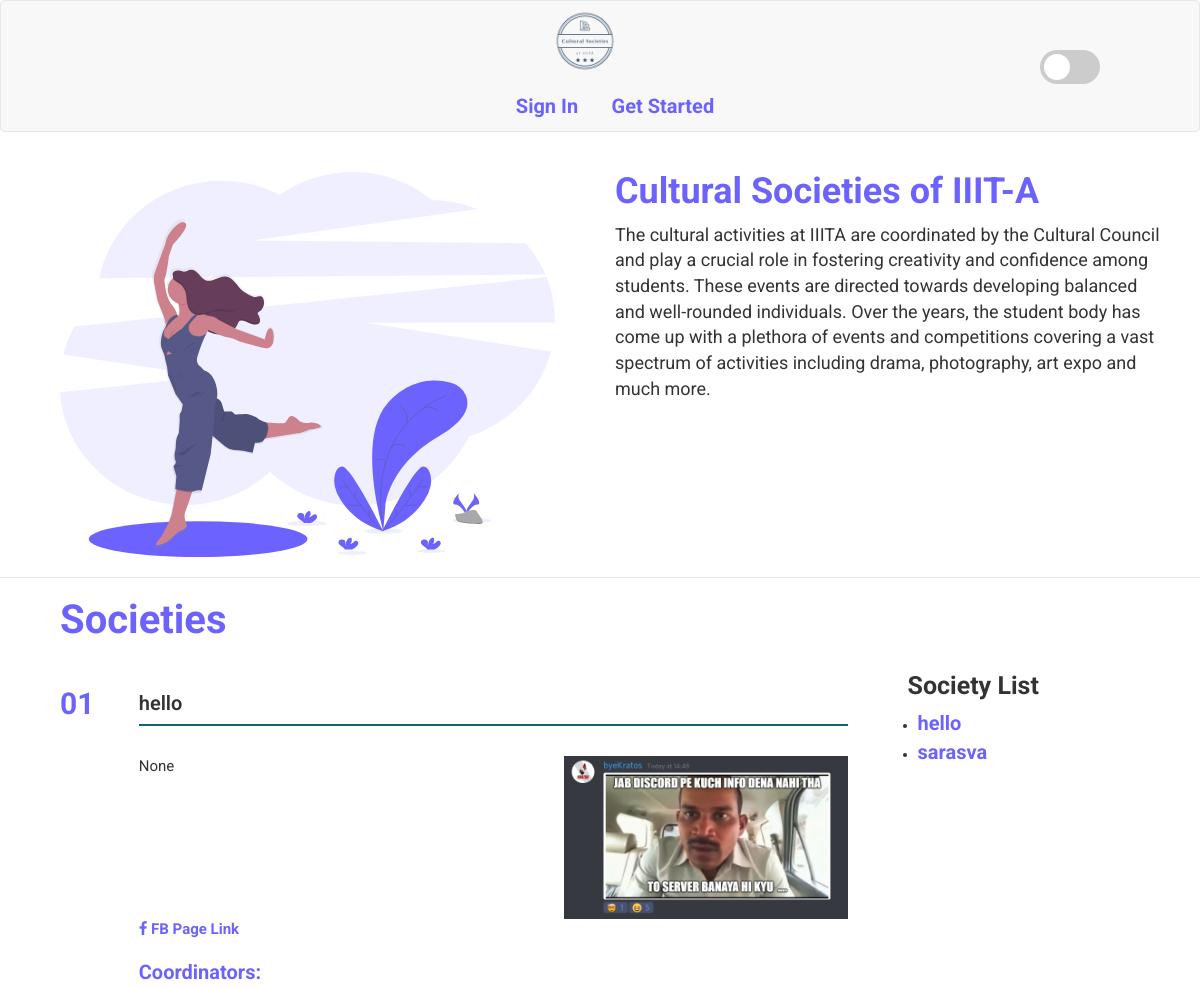
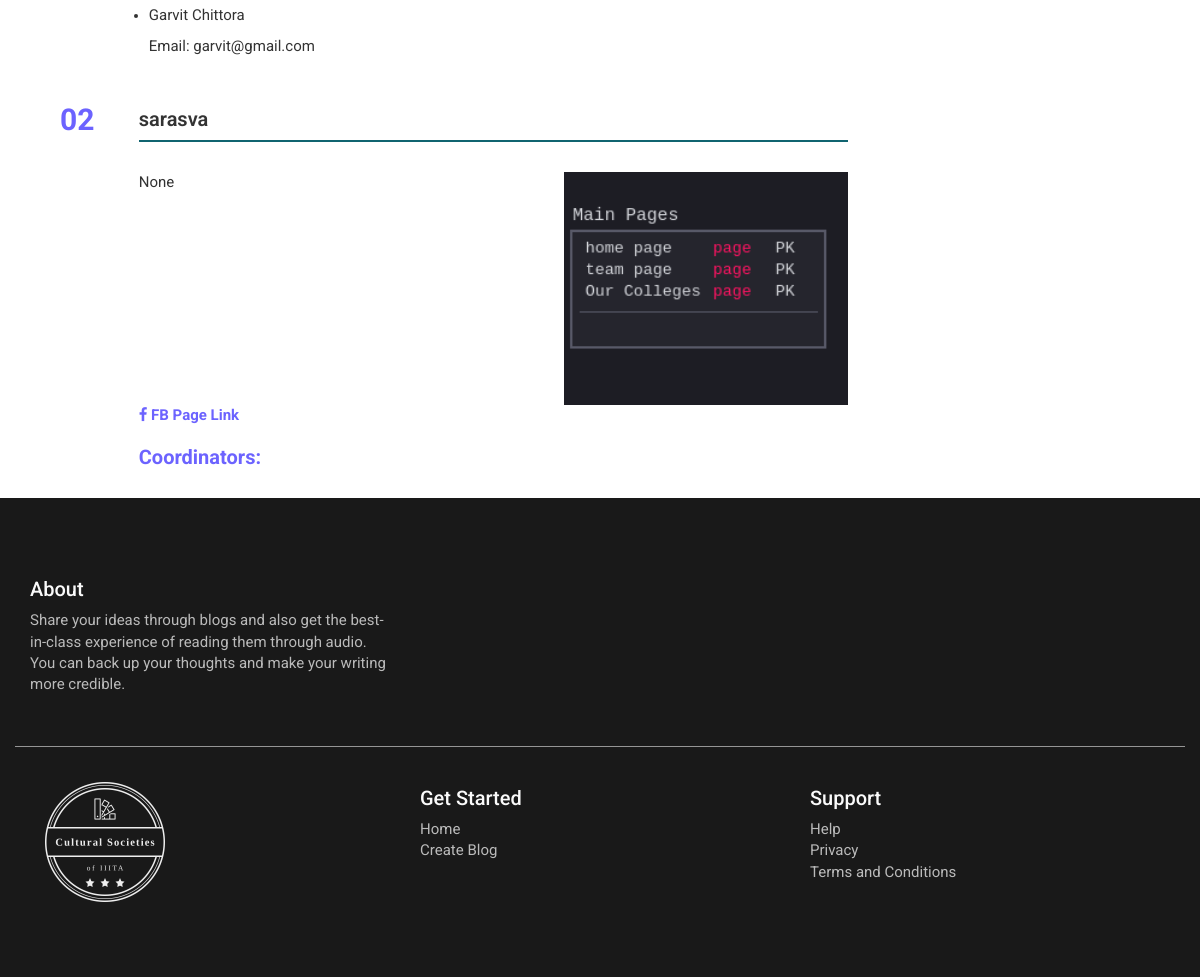
The page / on the database its author committed (2 pictures, top to bottom).
### core/models.py (models this page shows, shortened)
class Society(models.Model):
    image = models.ImageField(upload_to ='society/', null=True, blank=True)
    name = models.CharField(max_length=150, null=True, blank=True)
    bio = models.CharField(max_length=1500, null=True, blank=True)
    slug = models.SlugField(max_length=250,null=True,blank=True,unique=True)
    fb = models.URLField(max_length = 10000, null=True, blank=True)

class User(AbstractUser):
    email = models.EmailField(_('email address'), unique=True)
    image = models.ImageField(upload_to ='user/', null=True, blank=True)
    slug = models.SlugField(max_length=250,null=True,blank=True,unique=True)
    bio = models.CharField(max_length=1500, null=True, blank=True)
    power_value = models.IntegerField(default=0)
    society = models.ForeignKey(Society,null=True, blank=True, on_delete=models.SET_NULL)

### core/views.py (the view)
# urls.py: path('', home, name='home'),
def home(request):
    societies = Society.objects.all()
    for society in societies:
        society.coordi = User.objects.filter(society=society).all()
    data = {
        "society":societies
    }
    return render(request, "home.html",data)

### core/templates/home.html
{% extends 'base.html' %} {% load static %} {% block body %}
<div class="hero home-page">
    <div class="banner">
        <div class="container">
            <div class="row banner-section">
                <div class="col-lg-6">
                    <img src="{% static 'image/svgs/home.svg'%}" class="home-banner-image" />
                </div>
                <div class="col-lg-6">
                    <h1>Cultural Societies of IIIT-A</h1>
                    <p class="website-subheading">
                        The cultural activities at IIITA are coordinated by the Cultural Council and play a crucial role in fostering creativity and confidence among students.
                        These events are directed towards developing balanced and well-rounded individuals.
                        Over the years, the student body has come up with a plethora of events and competitions covering a vast spectrum of activities including drama, photography, art expo and much more.
                    </p>
                </div>
            </div>
        </div>
    </div>
    <div class="feature-div">
        <div class="container">
            <h3 class="subheading">Societies</h3>
            <div class="row">
                <div class="col-lg-9">
                    <div class="feature-wrapper">
                        {% for x in society %}
                        <div class="feature">
                            <div class="count">
                                <span>0{{ forloop.counter }}</span>
                            </div>
                            <div>
                                <a href="/society/{{x.slug}}">
                                    <h2 class="society-name">{{x.name}}</h2>
                                </a>
                                <div class="society-content">
                                    <div>
                                        <p>{{x.bio}}</p>
                                    </div>
                                    <div>
                                        <a href="/society/{{x.slug}}">
                                            <img src="media/{{x.image}}" alt="{{x.name}}">
                                        </a>
                                    </div>
                                </div>
                                <div>
                                    <a class="society-fb-link" href="{{x.fb}}">
                                        <i class="fa fa-facebook" aria-hidden="true"></i> FB Page Link
                                    </a>
                                </div>
                                <div class="coordinator-div">
                                    <h3>
                                        Coordinators:
                                    </h3>
                                    <ul>
                                        {% for coordi in x.coordi %}
                                        <li>
                                            <p>
                                                {{coordi.get_full_name}}
                                            </p>
                                            <p>
                                                Email: <a href="mailto:{{coordi.email}}">{{coordi.email}}</a>
                                            </p>
                                        </li>
                                        {% endfor %}
                                    </ul>
                                </div>
                            </div>
                        </div>
                        {% endfor %}
                    </div>
                </div>
                <div class="col-lg-3 desktop-visible side-nav">
                    <h2>
                        Society List
                    </h2>
                    <ul>
                        {% for x in society %}
                        <li>
                            <a href="/society/{{x.slug}}">
                                {{x.name}}
                            </a>
                        </li>
                        {% endfor %}
                    </ul>
                </div>
            </div>
        </div>
    </div>
</div>
{% endblock %}

### static/css/style.css (style rules this page uses)
body { font-family: "Roboto", sans-serif; }
.home-banner-image { width: 100%; padding: 20px 30px; }
.home-page .feature-div { border-top: 1px solid rgba(230, 230, 230, 1); }
.home-page .banner-section p { font-size: 1.8rem; }
.home-page .banner-section h1 { color: #6c63ff; font-weight: bold; }
.home-page .feature-wrapper { display: grid; grid-template-columns: 100%; margin: 10px; }
.home-page .feature-wrapper .feature { display: grid; grid-template-columns: 10% 90%; margin: 10px 20px; }
.society-content { padding-top: 20px; display: grid; grid-template-columns: 60% 40%; }
.home-page .feature-wrapper .feature .count { color: #6c63ff; font-weight: bold; font-size: 30px; margin-top: 11px; margin-right: 10px; }
.home-page .feature-wrapper .feature .society-name { font-size: 2rem; font-weight: 600; border-bottom: solid 2px #106470; padding-bottom: 10px; }
.home-page .feature-wrapper .feature p { font-size: 1.5rem; }
.feature-div img { width: 100%; }
.feature-wrapper a { text-decoration: none; color: inherit; }
.home-page.hero h3.subheading { font-size: 40px; color: #6c63ff; margin-left: 30px; font-weight: bold; }
.side-nav li a { font-size: 2rem; color: #6c63ff; text-decoration: none; font-weight: bold; }
.society-fb-link { font-size: 1.5rem; color: #6c63ff !important; text-decoration: none; font-weight: bold; }
.coordinator-div h3 { font-size: 2rem; color: #6c63ff !important; font-weight: bold; }
.coordinator-div ul { padding-left: 10px; }
.side-nav ul { padding-left: 10px; }
.side-nav h2 { font-size: 2.5rem; font-weight: bold; }

### rows shown on the page
Society: name "hello", bio "None", image (picture)
User: get_full_name "Garvit Chittora", email "garvit@gmail.com"
Society: name "sarasva", bio "None", image (picture)
